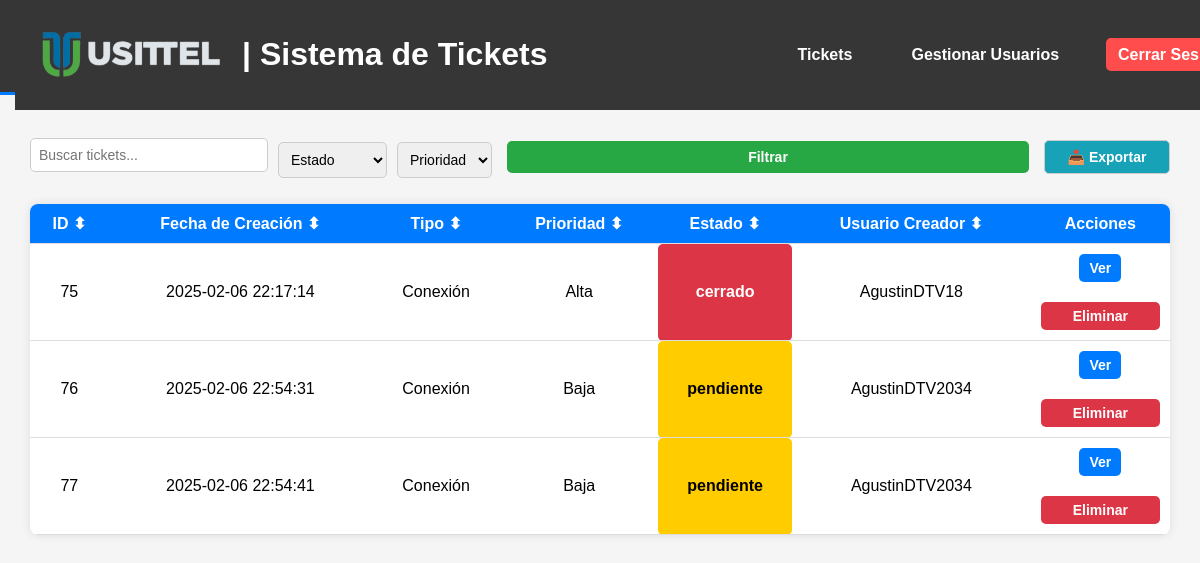
The app's page /tickets (signed in), older data.
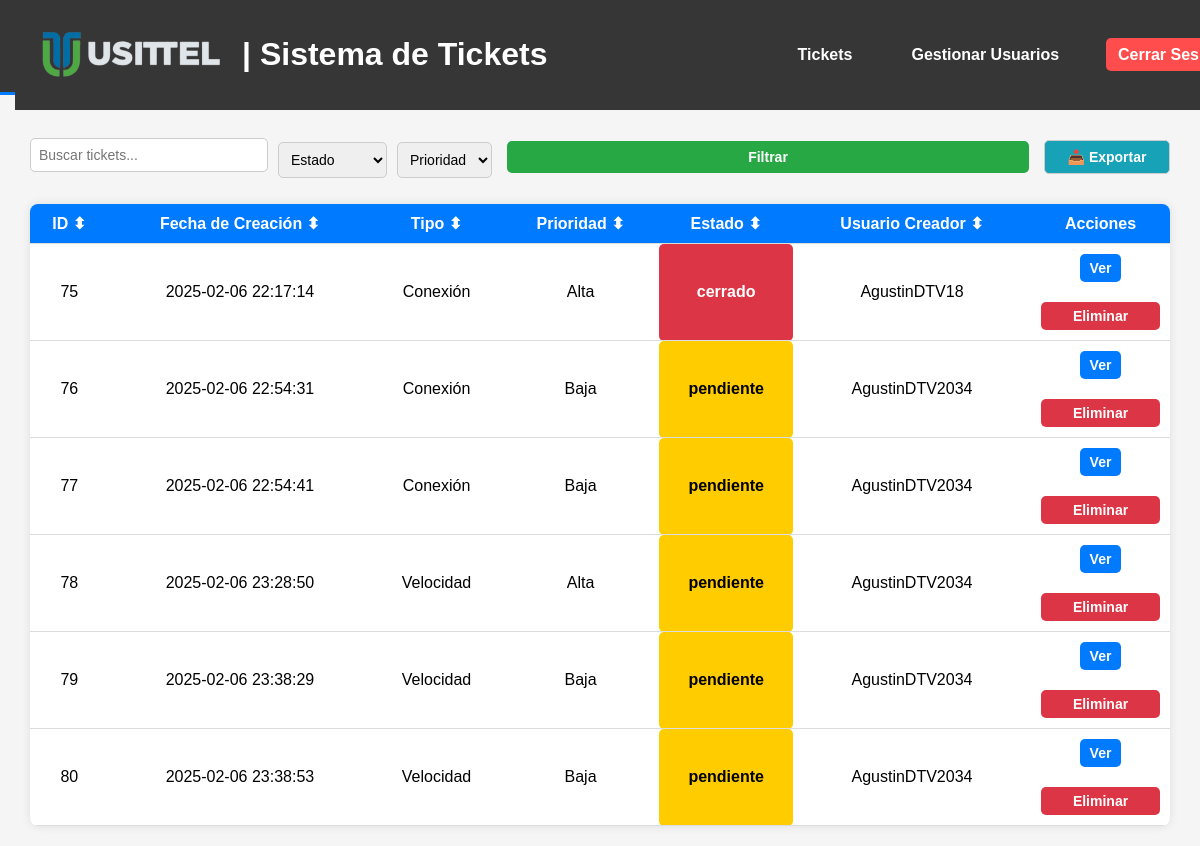
The same page, newer data.
### tables this page shows
CREATE TABLE tickets (
    id INTEGER PRIMARY KEY AUTOINCREMENT,
    tipo TEXT NOT NULL,
    descripcion TEXT NOT NULL,
    prioridad TEXT NOT NULL,
    fecha_creacion DATETIME DEFAULT CURRENT_TIMESTAMP,
    usuario_creador TEXT NOT NULL,
    notas TEXT,
    archivo TEXT
, usuario_asignado TEXT, estado TEXT DEFAULT 'pendiente');

### app.py (the view)
@app.route('/tickets')
@login_required
def tickets():
    estado = request.args.get('estado')
    prioridad = request.args.get('prioridad')
    query = 'SELECT * FROM tickets WHERE 1=1'
    params = []
    if estado in ['pendiente', 'en proceso', 'cerrado']:
        query += ' AND estado = ?'
        params.append(estado)
    if prioridad in ['Baja', 'Media', 'Alta']:
        query += ' AND prioridad = ?'
        params.append(prioridad)
    conn = get_db_connection()
    tickets = conn.execute(query, params).fetchall()
    conn.close()
    return render_template('tickets.html', tickets=tickets, estado=estado, prioridad=prioridad)

### app.py (called while the page is built)
def get_db_connection():
    conn = sqlite3.connect('database.db', timeout=10)  # Espera hasta 10 segundos si la base de datos está bloqueada
    conn.row_factory = sqlite3.Row
    return conn

@login_manager.user_loader
def load_user(user_id):
    conn = get_db_connection()
    user = conn.execute('SELECT * FROM users WHERE id = ?', (user_id,)).fetchone()
    conn.close()
    if user:
        return User(id=user['id'], username=user['username'], role=user['role'])
    return None

### templates/tickets.html (shortened to what this page needs)
{% extends "base.html" %}
{% block content %}
<header class="header-container">
    <h1>Lista de Tickets</h1>
    <nav class="nav-links">
        <a href="/logout" class="btn-logout">Cerrar sesión</a>
    </nav>
</header>
<main class="main-container">
    <form action="/tickets" method="GET" class="filter-bar">
        <input type="text" id="searchInput" placeholder="Buscar tickets..." class="search-bar">
        <select name="estado" id="estado">
            <option value="">Estado</option>
        </select>
        <select name="prioridad" id="prioridad">
            <option value="">Prioridad</option>
        </select>
        <button type="submit" class="btn-filter">Filtrar</button>
        <a href="{{ url_for('export_tickets') }}" class="btn-export">📥 Exportar</a>
    </form>
    <table id="ticketsTable">
        <thead>
            <tr>
                <th onclick="sortTable(0)">ID ⬍</th>
                <th onclick="sortTable(1)">Fecha de Creación ⬍</th>
                <th onclick="sortTable(2)">Tipo ⬍</th>
                <th onclick="sortTable(3)">Prioridad ⬍</th>
                <th onclick="sortTable(4)">Estado ⬍</th>
                <th onclick="sortTable(5)">Usuario Creador ⬍</th>
                <th>Acciones</th>
            </tr>
        </thead>
        <tbody>
            {% for ticket in tickets %}
            <tr class="ticket-row">
                <td>{{ ticket.id }}</td>
                <td>{{ ticket.fecha_creacion }}</td>
                <td>{{ ticket.tipo }}</td>
                <td>{{ ticket.prioridad }}</td>
                <td class="estado estado-{{ ticket.estado|lower }}">{{ ticket.estado }}</td>
                <td>{{ ticket.usuario_creador }}</td>
                <td>
                    <a href="{{ url_for('view_ticket', id=ticket.id) }}" class="btn btn-view">Ver</a>
                    {% if current_user.role == 'usittel' %}
                    <form action="/delete-ticket/{{ ticket.id }}" method="POST">
                        <button type="button" class="btn btn-delete confirm-delete">Eliminar</button>
                    </form>
                    {% endif %}
                </td>
            </tr>
            {% endfor %}
        </tbody>
    </table>
</main>
{% endblock %}

### templates/base.html (shortened to what this page needs)
<!DOCTYPE html>
<html lang="es">
<head>
    <link rel="stylesheet" href="{{ url_for('static', filename='styles.css') }}">
</head>
<body>
    <header>
        {% include 'header.html' %}
    </header>
    <div class="container">
        {% block content %}{% endblock %}
    </div>
</body>
</html>

### templates/header.html (shortened to what this page needs)
<!DOCTYPE html>
<html lang="es">
<head>
    <link rel="stylesheet" href="{{ url_for('static', filename='styles.css') }}">
</head>
<body>
    <header class="navbar">
        <div class="container">
            <div class="logo-container">
                <img src="{{ url_for('static', filename='logo.png') }}" alt="Usittel Logo" class="logo-img">
                <h1 class="logo-text">| Sistema de Tickets</h1>
            </div>
            <nav>
                <ul>
                    <li><a href="{{ url_for('tickets') }}">Tickets</a></li>
                    {% if current_user.role == 'usittel' %}
                    <li><a href="{{ url_for('users') }}">Gestionar Usuarios</a></li>
                    {% endif %}
                    <li><a href="{{ url_for('logout') }}" class="logout-btn">Cerrar Sesión</a></li>
                </ul>
            </nav>
        </div>
    </header>
</body>
</html>

Row changes from the older to the newer data that the page shows:
added tickets: id "78", fecha_creacion "2025-02-06 23:28:50", tipo "Velocidad", prioridad "Alta", estado "pendiente", usuario_creador "AgustinDTV2034"
added tickets: id "79", fecha_creacion "2025-02-06 23:38:29", tipo "Velocidad", prioridad "Baja", estado "pendiente", usuario_creador "AgustinDTV2034"
added tickets: id "80", fecha_creacion "2025-02-06 23:38:53", tipo "Velocidad", prioridad "Baja", estado "pendiente", usuario_creador "AgustinDTV2034"
